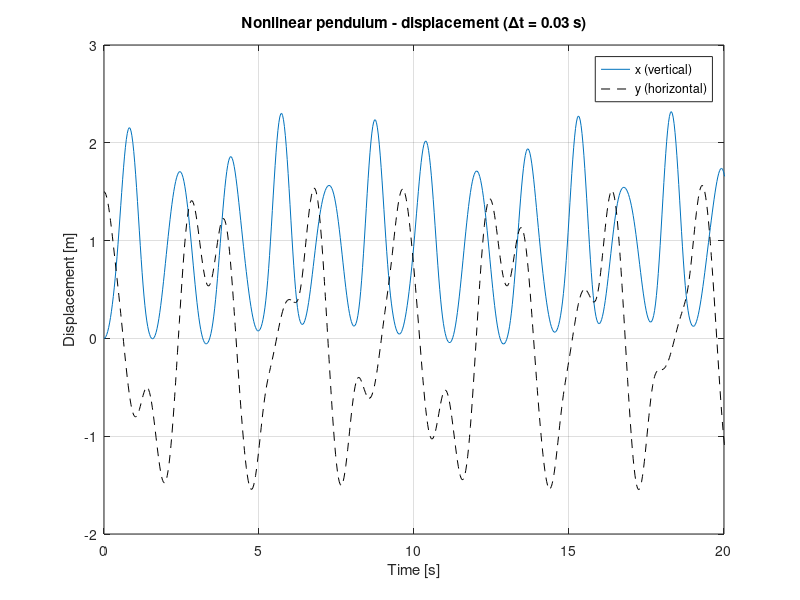
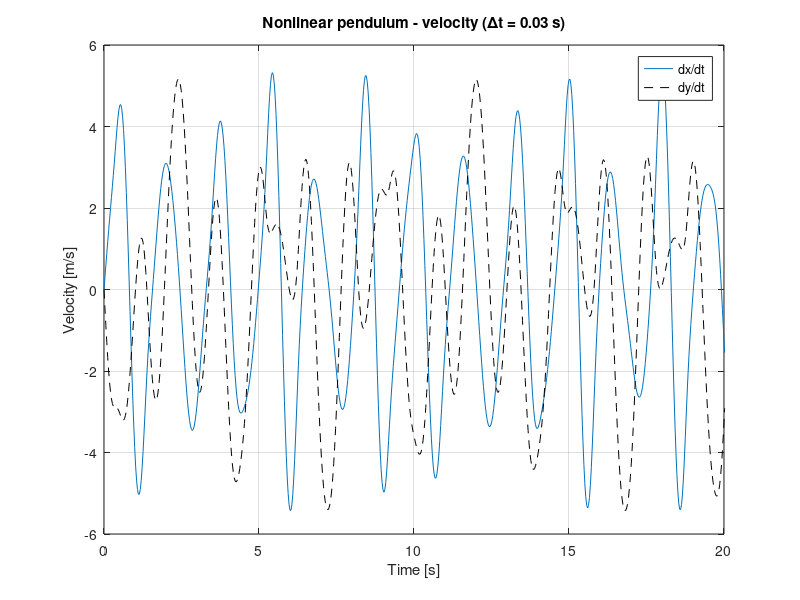
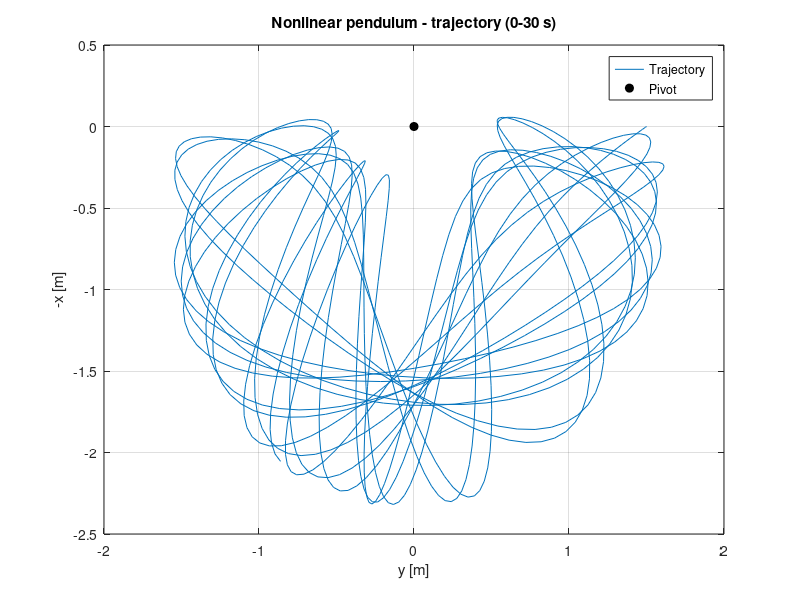
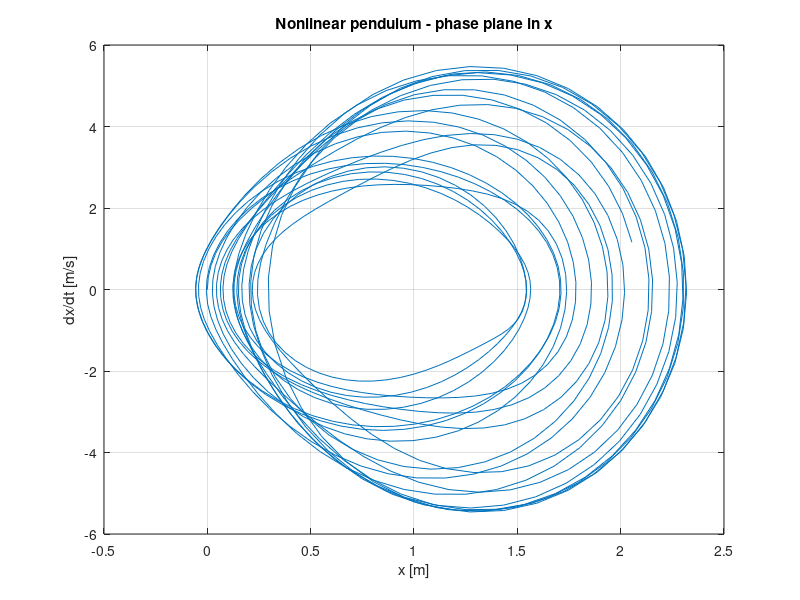

MATLAB code for these plots, in order:
% =============================================================================
% validate_spring_pendulum.m — Nonlinear (elastic) pendulum, Géradin & Rixen
% =============================================================================
% Author : Nicolas Londero Gass
%          MSc Mechanical Engineering — UNICAMP (2025)
%          nicolas.gass@eac.ufsm.br
%
% Description:
%   Elastic pendulum example from Géradin & Rixen (2014), "Mechanical
%   Vibrations", Ch. 7, solved with the nonlinear Newmark predictor-corrector
%   scheme and Newton-Raphson iterations (MSc dissertation, appendix).
%
%   u = [u1; u2]: u1 vertical (upwards), u2 horizontal; pivot at the origin.
%       L = sqrt(u1^2 + u2^2)
%       M*u'' + k*(L - L0)/L * u = [-m*g; 0]
%
%   m = 1 kg, k = 30 N/m, g = 10 m/s^2, L0 = 1 m,
%   u(0) = [0; 1.5] m, u'(0) = 0,
%   gamma = 1/2, beta = 1/4, dt = 0.03 s, tolerance m*g*1e-5.
%
%   The book gives only plots, so the Newmark solution is also compared with
%   a high-accuracy ode45 reference, repeated for smaller time steps
%   (convergence order) and checked for total-energy conservation.
% =============================================================================

clear; close all; clc;

plotlentotrajetoria = 0;          % 1 = animate the trajectory
passoPlt = 20;                    % animation step

%% Parameters
M = [1 0;
     0 1];

g = 10;
L0 = 1;
err = 1*g*10^(-5);                % Tolerance

C = [0 0; 0 0];

L = @(u,v) sqrt((u^2)+(v^2));

k = 30*1;
K = @(u,v) [k*(L(u,v)-L0)*1/L(u,v)  0;
            0  k*(L(u,v)-L0)*1/L(u,v)];

% Tangent stiffness dP/du
Kt= @(u,v)  [( k*(1- L0/L(u,v))+ (L0*u^2)/(L(u,v))^3 )  ( k*((L0*u*v)/(L(u,v)^3)) );
             k*((L0*u*v)/(L(u,v)^3))   k*(1- L0/L(u,v)) + (L0*v^2)/(L(u,v))^3];

u0 = 0; v0 = 1.5;
u0p = 0; v0p = 0;

gamma = .5; beta = 1/4;

tf = 30;                          % Integration time (book trajectory plot ~30 s)

% Reference solution (ode45, tight tolerances)
odefun = @(tt, z) [z(3:4); M\([-M(1,1)*g; 0] - K(z(1),z(2))*z(1:2))];
opts = odeset('RelTol', 1e-10, 'AbsTol', 1e-12);

dts = [0.03 0.01 0.003 0.001];    % 0.03 s = book time step
err5 = zeros(size(dts));
fprintf('  dt [s]   max error 0-5 s [m]   error > 0.1 m after   energy drift   Newton it/step\n');
fprintf('  -----------------------------------------------------------------------------------\n');

for idt = 1:numel(dts)
    dt = dts(idt);
    t = (0:dt:tf);                % Time vector
    Np = length(t);               % Number of time points

    val1 = -M*g;
    R = repmat(val1(:,1), 1, Np); % Gravity load

    %% Initial values
    Ne = size(R,1);               % Number of DOFs

    P0 = K(u0,v0)*[u0; v0];

    u0pp = M\(R(:,1)-P0);         % Initial acceleration

    a1 = (1-gamma)*dt;
    a2 = (.5-beta)*dt^2;
    a3 = (gamma/(beta*dt));
    a4 = (1/((dt^2)*beta));

    %% Newmark time integration
    n = 1;
    u = zeros(Ne, Np); up = zeros(Ne, Np); upp = zeros(Ne, Np);
    ue = zeros(Ne, Np+n); upe = zeros(Ne, Np+n); uppe = zeros(Ne, Np+n);
    Pe = zeros(Ne, Np+n); Psi = zeros(Ne, Np+n); dtu = zeros(Ne, Np+n);
    nit = zeros(1, Np-1);

    Ct = C;

    u(:,1) = [u0; v0];
    up(:,1) = [u0p; v0p];
    upp(:,1) = u0pp;

    for i = 1:Np-1
        % Predictor
        uppe(:,i+1) = 0;                                    % u..* - predicted acceleration
        upe(:,i+1) = up(:,i) + a1*upp(:,i);                 % u.*  - predicted velocity
        ue(:,i+1) = u(:,i) + dt*up(:,i) + a2*upp(:,i);      % u*   - predicted displacement

        contwhile = 0;
        convtest = 10;
        while norm(convtest) > err
            contwhile = contwhile+1;
            if contwhile > 100
                fprintf('No convergence after 100 iterations, i = %d\n', i);
                break;
            end

            uv = [ue(1,i+1); ue(2,i+1)];

            Pe(:,i+1) = K(ue(1,i+1),ue(2,i+1))*uv;
            Psi(:,i+1) = M*uppe(:,i+1) + Pe(:,i+1) - R(:,i+1);   % residual
            PsiOld = Psi(:,i+1);

            % Iteration matrix
            S = Kt(ue(1,i+1),ue(2,i+1)) + a3*Ct + a4*M;         % dPsi/du
            dtu(:,i+1) = -S\(Psi(:,i+1));                       % delta_u

            % Corrector
            u(:,i+1) = ue(:,i+1) + dtu(:,i+1);
            up(:,i+1) = upe(:,i+1) + a3*dtu(:,i+1);
            upp(:,i+1) = uppe(:,i+1) + a4*dtu(:,i+1);

            Pe(:,i+1) = K(ue(1,i+1),ue(2,i+1))*uv;
            Psi(:,i+1) = M*upp(:,i+1) + Pe(:,i+1) - R(:,i+1);   % residual

            convtest = Psi(:,i+1)-PsiOld;
            if norm(convtest) < err
                break
            end

            ue(:,i+1) = u(:,i+1);
            upe(:,i+1) = up(:,i+1);
            uppe(:,i+1) = upp(:,i+1);
        end
        nit(i) = contwhile;
    end

    %% Comparison with the reference solution
    [~, z] = ode45(odefun, t, [u0; v0; u0p; v0p], opts);
    e = max(abs(u - z(:,1:2).'), [], 1);
    err5(idt) = max(e(t <= 5));
    i01 = find(e > 0.1, 1);
    if isempty(i01), tdiv = '      -  '; else, tdiv = sprintf('%7.2f s', t(i01)); end
    E = 0.5*sum((M*up).*up, 1) + 0.5*k*(sqrt(sum(u.^2, 1)) - L0).^2 + M(1,1)*g*u(1,:);
    fprintf('  %6.3f        %9.2e             %s        %6.3f %%          %.2f\n', ...
            dt, err5(idt), tdiv, max(abs(E - E(1)))/abs(E(1))*100, mean(nit));

    if idt == 1                    % keep the book case for the plots
        tB = t; uB = u; upB = up; zB = z;
    end
end
pc = polyfit(log(dts), log(err5), 1);
fprintf('\n  Observed convergence order (0-5 s): %.2f  (theory: 2)\n', pc(1));

t = tB; u = uB; up = upB; z = zB;

%% Plots (book case, dt = 0.03 s; x = -u1 downwards, y = u2 as in the book)

figure(1);
plot(t,-u(1,:)); hold on; grid on;
plot(t,u(2,:), 'k--');
xlabel('Time [s]');
ylabel('Displacement [m]');
legend('x (vertical)','y (horizontal)');
title('Nonlinear pendulum - displacement (\Deltat = 0.03 s)');
xlim([0 20]); ylim([-2 3])      % same window as the book

figure(2);
plot(t,-up(1,:)); hold on; grid on;
plot(t,up(2,:), 'k--');
xlabel('Time [s]');
ylabel('Velocity [m/s]');
legend('dx/dt','dy/dt');
title('Nonlinear pendulum - velocity (\Deltat = 0.03 s)');
xlim([0 20])

figure(3);
plot(u(2,:),u(1,:)); hold on; grid on;
plot(0, 0, 'ko', 'MarkerFaceColor', 'k');
xlim([-2 2]); ylim([-2.5 0.5])   % same axes as the book
xlabel('y [m]');
ylabel('-x [m]');
legend('Trajectory', 'Pivot');
title(sprintf('Nonlinear pendulum - trajectory (0-%g s)', tf));

figure(4);
plot(-u(1,:),-up(1,:)); hold on; grid on;
xlabel('x [m]');
ylabel('dx/dt [m/s]');
title('Nonlinear pendulum - phase plane in x');

figure(5);
plot(u(2,:),up(2,:)); hold on; grid on;
xlabel('y [m]');
ylabel('dy/dt [m/s]');
title('Nonlinear pendulum - phase plane in y');

figure(6);
plot(t, -z(:,1), 'k', 'LineWidth', 1.6); hold on; grid on;
plot(t, -u(1,:), '--', 'LineWidth', 1.2);
plot(t, z(:,2), 'Color', [0.5 0.5 0.5], 'LineWidth', 1.6);
plot(t, u(2,:), ':', 'LineWidth', 1.4);
xlabel('Time [s]');
ylabel('Displacement [m]');
legend('x - ode45', 'x - Newmark', 'y - ode45', 'y - Newmark', 'Location', 'northeast');
title('Newmark (\Deltat = 0.03 s) vs ode45 reference');
xlim([0 10]); ylim([-2 3])

figure(7);
loglog(dts, err5, 'o-', 'LineWidth', 1.5); hold on; grid on;
loglog(dts, err5(1)*(dts/dts(1)).^2, 'k--');
xlabel('\Deltat [s]');
ylabel('Max. displacement error, 0-5 s [m]');
legend('Newmark vs ode45', 'slope 2', 'Location', 'northwest');
title('Time-step convergence');

%% Animated trajectory

if plotlentotrajetoria == 1
    figure(8);
    h = plot(u(2,1),u(1,1),'k'); hold('all'); grid on;
    xlabel('y [m]');
    ylabel('-x [m]');
    title('Nonlinear pendulum - trajectory');
    xlim([-2 2])
    ylim([-2.5 0.2])

    for i = (passoPlt+1):passoPlt:length(u(1,:))
        x = u(2,i-passoPlt:i);
        y = u(1,i-passoPlt:i);
        plot(x,y,'k');
        drawnow;
    end
end
